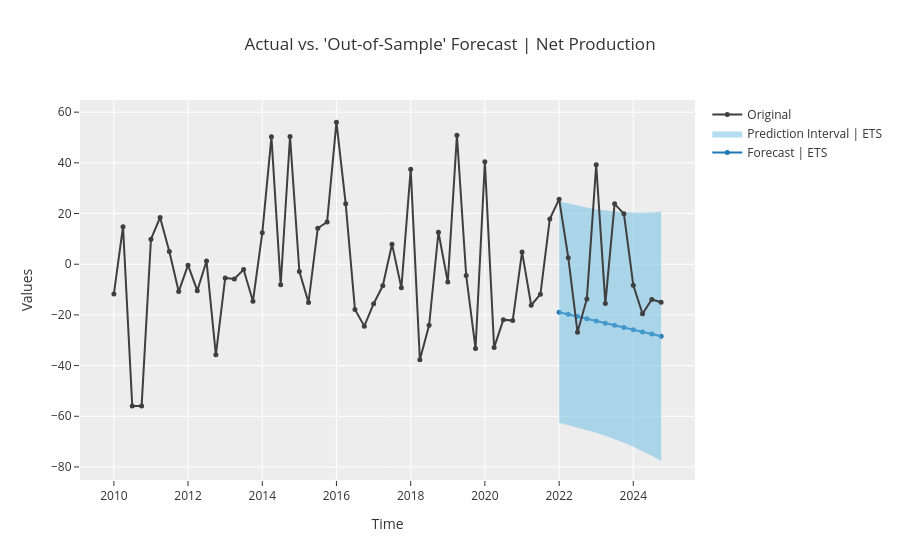

The notebook cell this image was saved under:
### Markdown cell above
#### Quarter based

### Code cell
# 2. Set up forecasting experiment;
total_supply_setup = TSForecastingExperiment()
total_supply_setup.setup(quarter_net_producer, 
                         target='Net Producer',
                         fh=12, fold=3, 
                         fold_strategy='expanding')

_best = total_supply_setup.compare_models(n_select=10, sort='SMAPE')
total_supply_setup.predict_model(_best[0])
total_supply_setup.plot_model(_best[0])
